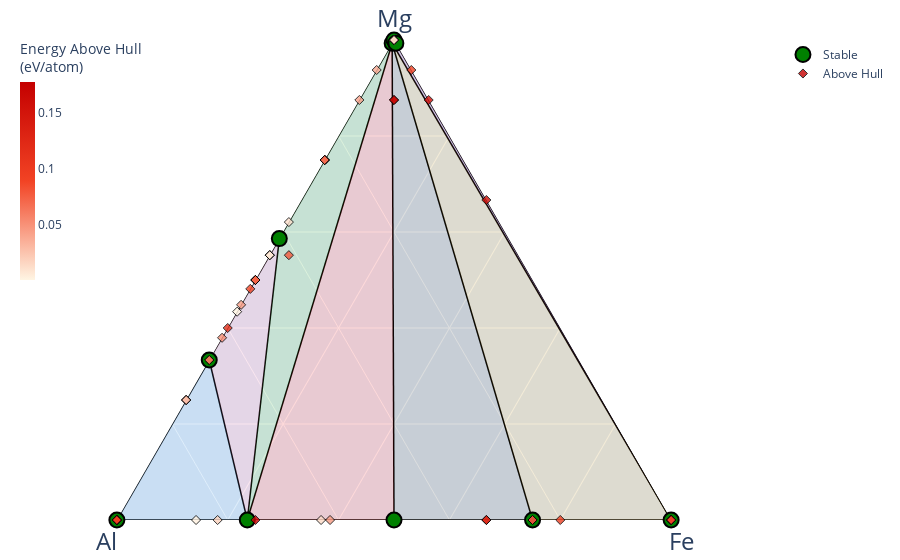

This figure's notebook cell:
### Code cell
plotter = PDPlotter_dis(phasediagram=phased, show_unstable=0.2, show_disorder=True, backend='plotly')

plotter.show()

### Figure 1 — Plotly figure (JSON) as saved in the notebook; plotly's stock layout.template omitted (floating-point values rounded to 4 significant figures)
{"data": [{"a": [149, 1, null, 4, 0, null, 17, 149, null, 0, 0, null, 149, 0, null, 149, 0, null, 0, 0, null, 0, 0, null, 0, 149, null, 0, 17, null, 149, 1, null, 0, 149, null, 0, 4, null, 149, 149, null, 4, 17, null, 0, 149, null, 0, 0, null], "b": [1, 0, null, 8, 1, null, 12, 1, null, 1, 39, null, 0, 0, null, 1, 0, null, 1, 0, null, 1, 1, null, 39, 1, null, 39, 12, null, 0, 0, null, 1, 1, null, 39, 8, null, 0, 1, null, 8, 12, null, 1, 1, null, 39, 1, null], "c": [0, 0, null, 0, 0, null, 0, 0, null, 1, 12, null, 1, 1, null, 0, 1, null, 3, 1, null, 1, 3, null, 12, 0, null, 12, 0, null, 1, 0, null, 1, 0, null, 12, 0, null, 1, 0, null, 0, 0, null, 3, 0, null, 12, 0, null], "hoverinfo": "none", "line": {"color": "black", "width": 1.5}, "mode": "lines", "showlegend": false, "type": "scatterternary"}, {"a": [0, 0, 4], "b": [1, 39, 8], "c": [0, 12, 0], "fill": "toself", "fillcolor": "#2E91E5", "hovertemplate": "<extra></extra>", "line": {"width": 0}, "mode": "lines", "name": "Al—Al<sub>13</sub>Fe<sub>4</sub>—MgAl<sub>2</sub>", "opacity": 0.15, "showlegend": false, "type": "scatterternary"}, {"a": [0, 17, 4], "b": [39, 12, 8], "c": [12, 0, 0], "fill": "toself", "fillcolor": "#E15F99", "hovertemplate": "<extra></extra>", "line": {"width": 0}, "mode": "lines", "name": "Al<sub>13</sub>Fe<sub>4</sub>—Mg<sub>17</sub>Al<sub>12</sub>—MgAl<sub>2</sub>", "opacity": 0.15, "showlegend": false, "type": "scatterternary"}, {"a": [0, 149, 17], "b": [39, 1, 12], "c": [12, 0, 0], "fill": "toself", "fillcolor": "#1CA71C", "hovertemplate": "<extra></extra>", "line": {"width": 0}, "mode": "lines", "name": "Al<sub>13</sub>Fe<sub>4</sub>—Mg<sub>149</sub>Al—Mg<sub>17</sub>Al<sub>12</sub>", "opacity": 0.15, "showlegend": false, "type": "scatterternary"}, {"a": [0, 0, 149], "b": [39, 1, 1], "c": [12, 1, 0], "fill": "toself", "fillcolor": "#FB0D0D", "hovertemplate": "<extra></extra>", "line": {"width": 0}, "mode": "lines", "name": "Al<sub>13</sub>Fe<sub>4</sub>—AlFe—Mg<sub>149</sub>Al", "opacity": 0.15, "showlegend": false, "type": "scatterternary"}, {"a": [1, 149, 149], "b": [0, 1, 0], "c": [0, 0, 1], "fill": "toself", "fillcolor": "#DA16FF", "hovertemplate": "<extra></extra>", "line": {"width": 0}, "mode": "lines", "name": "Mg—Mg<sub>149</sub>Al—Mg<sub>149</sub>Fe", "opacity": 0.15, "showlegend": false, "type": "scatterternary"}, {"a": [0, 0, 149], "b": [1, 1, 1], "c": [1, 3, 0], "fill": "toself", "fillcolor": "#222A2A", "hovertemplate": "<extra></extra>", "line": {"width": 0}, "mode": "lines", "name": "AlFe—AlFe<sub>3</sub>—Mg<sub>149</sub>Al", "opacity": 0.15, "showlegend": false, "type": "scatterternary"}, {"a": [0, 0, 149], "b": [1, 0, 1], "c": [3, 1, 0], "fill": "toself", "fillcolor": "#B68100", "hovertemplate": "<extra></extra>", "line": {"width": 0}, "mode": "lines", "name": "AlFe<sub>3</sub>—Fe—Mg<sub>149</sub>Al", "opacity": 0.15, "showlegend": false, "type": "scatterternary"}, {"a": [0, 149, 149], "b": [0, 1, 0], "c": [1, 0, 1], "fill": "toself", "fillcolor": "#750D86", "hovertemplate": "<extra></extra>", "line": {"width": 0}, "mode": "lines", "name": "Fe—Mg<sub>149</sub>Al—Mg<sub>149</sub>Fe", "opacity": 0.15, "showlegend": false, "type": "scatterternary"}, {"a": [149, 1, 4, 0, 17, 0, 0, 149, 0, 0], "b": [1, 0, 8, 1, 12, 1, 39, 0, 0, 1], "c": [0, 0, 0, 0, 0, 1, 12, 1, 1, 3], "cliponaxis": false, "hoverinfo": "text", "hoverlabel": {"font": {"size": 14}}, "hovertext": ["Mg<sub>149</sub>Al (mp-1185596-GGA) <br> disorder = True <br> entropy = 0.041 k_B/atom (0.00107 eV/atom at 300K)  <br> -0.027 eV/atom (Stable)", "Mg (mp-1056702-GGA) <br> disorder = False <br> entropy = 0.0 k_B/atom (0.0 eV/atom at 300K)  <br> 0.0 eV/atom (Stable)", "MgAl<sub>2</sub> (mp-1094116-GGA) <br> disorder = False <br> entropy = 0.0 k_B/atom (0.0 eV/atom at 300K)  <br> -0.022 eV/atom (Stable)", "Al (mp-134-GGA) <br> disorder = False <br> entropy = 0.0 k_B/atom (0.0 eV/atom at 300K)  <br> 0.0 eV/atom (Stable)", "Mg<sub>17</sub>Al<sub>12</sub> (mp-2151-GGA) <br> disorder = False <br> entropy = 0.0 k_B/atom (0.0 eV/atom at 300K)  <br> -0.027 eV/atom (Stable)", "AlFe (mp-2658-GGA) <br> disorder = False <br> entropy = 0.0 k_B/atom (0.0 eV/atom at 300K)  <br> -0.327 eV/atom (Stable)", "Al<sub>13</sub>Fe<sub>4</sub> (mp-1202900-GGA) <br> disorder = True <br> entropy = 0.021 k_B/atom (0.00055 eV/atom at 300K)  <br> -0.327 eV/atom (Stable)", "Mg<sub>149</sub>Fe (mp-1185592-GGA) <br> disorder = True <br> entropy = 0.037 k_B/atom (0.00096 eV/atom at 300K)  <br> -0.014 eV/atom (Stable)", "Fe (mp-13-GGA) <br> disorder = False <br> entropy = 0.0 k_B/atom (0.0 eV/atom at 300K)  <br> 0.0 eV/atom (Stable)", "AlFe<sub>3</sub> (mp-1183162-GGA) <br> disorder = True <br> entropy = 0.566 k_B/atom (0.01472 eV/atom at 300K)  <br> -0.199 eV/atom (Stable)"], "marker": {"color": "green", "line": {"color": "black", "width": 2}, "size": 15, "symbol": "circle"}, "mode": "markers", "name": "Stable", "showlegend": true, "type": "scatterternary"}, {"a": [0, 0, 0, 0, 0, 0, 0, 0, 0, 0, 0, 0, 0, 0, 0, 0, 0, 0, 0, 0, 0, 0, 0, 0, 1, 1, 3, 10, 2, 4, 1, 1, 2, 1, 1, 4, 1, 1, 2, 1, 4, 8, 3, 6, 3, 3, 3, 7, 7, 13, 13, 14, 14, 15, 15, 16, 16, 16, 16, 18, 23, 41], "b": [0, 0, 0, 0, 0, 0, 100, 100, 4, 2, 100, 100, 100, 1, 1, 2, 1, 1, 1, 6, 12, 16, 18, 12, 0, 0, 0, 0, 0, 0, 1, 1, 2, 1, 1, 8, 2, 3, 6, 3, 0, 12, 1, 2, 1, 1, 1, 0, 1, 14, 16, 1, 1, 0, 1, 12, 13, 13, 13, 11, 30, 67], "c": [28, 1, 4, 4, 2, 2, 0, 0, 0, 0, 0, 0, 0, 0, 2, 4, 3, 3, 4, 2, 2, 10, 4, 7, 0, 0, 0, 0, 0, 0, 0, 0, 0, 0, 0, 0, 0, 0, 0, 0, 2, 0, 0, 0, 0, 0, 0, 1, 0, 0, 0, 1, 1, 1, 0, 1, 0, 0, 0, 0, 0, 0], "cliponaxis": false, "hoverinfo": "text", "hoverlabel": {"font": {"size": 14}}, "hovertext": ["Fe (mp-1194030-GGA) <br> disorder = False <br> entropy = 0.0 k_B/atom (0.0 eV/atom at 300K)  <br> 0.175 eV/atom (+0.175 eV/atom)", "Fe (mp-150-GGA) <br> disorder = False <br> entropy = 0.0 k_B/atom (0.0 eV/atom at 300K)  <br> 0.148 eV/atom (+0.148 eV/atom)", "Fe (mp-1271198-GGA) <br> disorder = False <br> entropy = 0.0 k_B/atom (0.0 eV/atom at 300K)  <br> 0.055 eV/atom (+0.055 eV/atom)", "Fe (mp-1271068-GGA) <br> disorder = False <br> entropy = 0.0 k_B/atom (0.0 eV/atom at 300K)  <br> 0.017 eV/atom (+0.017 eV/atom)", "Fe (mp-1271128-GGA) <br> disorder = False <br> entropy = 0.0 k_B/atom (0.0 eV/atom at 300K)  <br> 0.099 eV/atom (+0.099 eV/atom)", "Fe (mp-136-GGA) <br> disorder = False <br> entropy = 0.0 k_B/atom (0.0 eV/atom at 300K)  <br> 0.098 eV/atom (+0.098 eV/atom)", "Al (mp-1245129-GGA) <br> disorder = False <br> entropy = 0.0 k_B/atom (0.0 eV/atom at 300K)  <br> 0.095 eV/atom (+0.095 eV/atom)", "Al (mp-1245152-GGA) <br> disorder = False <br> entropy = 0.0 k_B/atom (0.0 eV/atom at 300K)  <br> 0.102 eV/atom (+0.102 eV/atom)", "Al (mp-1183144-GGA) <br> disorder = False <br> entropy = 0.0 k_B/atom (0.0 eV/atom at 300K)  <br> 0.011 eV/atom (+0.011 eV/atom)", "Al (mp-2647008-GGA) <br> disorder = False <br> entropy = 0.0 k_B/atom (0.0 eV/atom at 300K)  <br> 0.032 eV/atom (+0.032 eV/atom)", "Al (mp-1245307-GGA) <br> disorder = False <br> entropy = 0.0 k_B/atom (0.0 eV/atom at 300K)  <br> 0.108 eV/atom (+0.108 eV/atom)", "Al (mp-1244953-GGA) <br> disorder = False <br> entropy = 0.0 k_B/atom (0.0 eV/atom at 300K)  <br> 0.096 eV/atom (+0.096 eV/atom)", "Al (mp-1245067-GGA) <br> disorder = False <br> entropy = 0.0 k_B/atom (0.0 eV/atom at 300K)  <br> 0.114 eV/atom (+0.114 eV/atom)", "Al (mp-998860-GGA) <br> disorder = False <br> entropy = 0.0 k_B/atom (0.0 eV/atom at 300K)  <br> 0.092 eV/atom (+0.092 eV/atom)", "AlFe<sub>2</sub> (mp-985579-GGA) <br> disorder = False <br> entropy = 0.0 k_B/atom (0.0 eV/atom at 300K)  <br> -0.141 eV/atom (+0.1 eV/atom)", "AlFe<sub>2</sub> (mp-31184-GGA) <br> disorder = False <br> entropy = 0.0 k_B/atom (0.0 eV/atom at 300K)  <br> -0.105 eV/atom (+0.137 eV/atom)", "AlFe<sub>3</sub> (mp-2018-GGA) <br> disorder = True <br> entropy = 0.566 k_B/atom (0.01472 eV/atom at 300K)  <br> -0.197 eV/atom (+0.002 eV/atom)", "AlFe<sub>3</sub> (mp-1228919-GGA) <br> disorder = True <br> entropy = 0.566 k_B/atom (0.01472 eV/atom at 300K)  <br> -0.086 eV/atom (+0.113 eV/atom)", "AlFe<sub>4</sub> (mp-1228952-GGA) <br> disorder = True <br> entropy = 0.502 k_B/atom (0.01305 eV/atom at 300K)  <br> -0.063 eV/atom (+0.096 eV/atom)", "Al<sub>3</sub>Fe (mp-984873-GGA) <br> disorder = True <br> entropy = 0.021 k_B/atom (0.00055 eV/atom at 300K)  <br> -0.154 eV/atom (+0.173 eV/atom)", "Al<sub>6</sub>Fe (mp-570001-GGA) <br> disorder = False <br> entropy = 0.0 k_B/atom (0.0 eV/atom at 300K)  <br> -0.196 eV/atom (+0.003 eV/atom)", "Al<sub>8</sub>Fe<sub>5</sub> (mp-1193259-GGA) <br> disorder = True <br> entropy = 0.117 k_B/atom (0.00304 eV/atom at 300K)  <br> -0.28 eV/atom (+0.046 eV/atom)", "Al<sub>9</sub>Fe<sub>2</sub> (mp-1191778-GGA) <br> disorder = False <br> entropy = 0.0 k_B/atom (0.0 eV/atom at 300K)  <br> -0.235 eV/atom (+0.018 eV/atom)", "Al<sub>12</sub>Fe<sub>7</sub> (mp-1214901-GGA) <br> disorder = True <br> entropy = 0.166 k_B/atom (0.00432 eV/atom at 300K)  <br> -0.313 eV/atom (+0.014 eV/atom)", "Mg (mp-110-GGA) <br> disorder = False <br> entropy = 0.0 k_B/atom (0.0 eV/atom at 300K)  <br> 0.026 eV/atom (+0.026 eV/atom)", "Mg (mp-1056351-GGA) <br> disorder = False <br> entropy = 0.0 k_B/atom (0.0 eV/atom at 300K)  <br> 0.029 eV/atom (+0.029 eV/atom)", "Mg (mp-1094122-GGA) <br> disorder = False <br> entropy = 0.0 k_B/atom (0.0 eV/atom at 300K)  <br> 0.003 eV/atom (+0.003 eV/atom)", "Mg (mp-1247180-GGA) <br> disorder = False <br> entropy = 0.0 k_B/atom (0.0 eV/atom at 300K)  <br> 0.177 eV/atom (+0.177 eV/atom)", "Mg (mp-153-GGA) <br> disorder = False <br> entropy = 0.0 k_B/atom (0.0 eV/atom at 300K)  <br> 0.009 eV/atom (+0.009 eV/atom)", "Mg (mp-973364-GGA) <br> disorder = False <br> entropy = 0.0 k_B/atom (0.0 eV/atom at 300K)  <br> 0.013 eV/atom (+0.013 eV/atom)", "MgAl (mp-1039141-GGA) <br> disorder = False <br> entropy = 0.0 k_B/atom (0.0 eV/atom at 300K)  <br> -0.001 eV/atom (+0.025 eV/atom)", "MgAl (mp-1038934-GGA) <br> disorder = False <br> entropy = 0.0 k_B/atom (0.0 eV/atom at 300K)  <br> 0.065 eV/atom (+0.09 eV/atom)", "MgAl (mp-1094987-GGA) <br> disorder = False <br> entropy = 0.0 k_B/atom (0.0 eV/atom at 300K)  <br> 0.029 eV/atom (+0.055 eV/atom)", "MgAl (mp-1039019-GGA) <br> disorder = False <br> entropy = 0.0 k_B/atom (0.0 eV/atom at 300K)  <br> 0.038 eV/atom (+0.064 eV/atom)", "MgAl (mp-1038779-GGA) <br> disorder = False <br> entropy = 0.0 k_B/atom (0.0 eV/atom at 300K)  <br> 0.05 eV/atom (+0.075 eV/atom)", "MgAl<sub>2</sub> (mp-1102064-GGA) <br> disorder = False <br> entropy = 0.0 k_B/atom (0.0 eV/atom at 300K)  <br> 0.02 eV/atom (+0.042 eV/atom)", "MgAl<sub>2</sub> (mp-1222013-GGA) <br> disorder = False <br> entropy = 0.0 k_B/atom (0.0 eV/atom at 300K)  <br> 0.044 eV/atom (+0.066 eV/atom)", "MgAl<sub>3</sub> (mp-1039180-GGA) <br> disorder = False <br> entropy = 0.0 k_B/atom (0.0 eV/atom at 300K)  <br> 0.085 eV/atom (+0.102 eV/atom)", "MgAl<sub>3</sub> (mp-1039119-GGA) <br> disorder = False <br> entropy = 0.0 k_B/atom (0.0 eV/atom at 300K)  <br> 0.018 eV/atom (+0.034 eV/atom)", "MgAl<sub>3</sub> (mp-1038916-GGA) <br> disorder = False <br> entropy = 0.0 k_B/atom (0.0 eV/atom at 300K)  <br> 0.009 eV/atom (+0.025 eV/atom)", "Mg<sub>2</sub>Fe (mp-1094145-GGA) <br> disorder = False <br> entropy = 0.0 k_B/atom (0.0 eV/atom at 300K)  <br> 0.147 eV/atom (+0.157 eV/atom)", "Mg<sub>2</sub>Al<sub>3</sub> (mp-1210739-GGA) <br> disorder = True <br> entropy = 0.195 k_B/atom (0.00507 eV/atom at 300K)  <br> 0.094 eV/atom (+0.117 eV/atom)", "Mg<sub>3</sub>Al (mp-1016233-GGA) <br> disorder = True <br> entropy = 0.524 k_B/atom (0.01362 eV/atom at 300K)  <br> 0.028 eV/atom (+0.055 eV/atom)", "Mg<sub>3</sub>Al (mp-1094970-GGA) <br> disorder = True <br> entropy = 0.524 k_B/atom (0.01362 eV/atom at 300K)  <br> 0.007 eV/atom (+0.034 eV/atom)", "Mg<sub>3</sub>Al (mp-978271-GGA) <br> disorder = True <br> entropy = 0.524 k_B/atom (0.01362 eV/atom at 300K)  <br> -0.001 eV/atom (+0.026 eV/atom)", "Mg<sub>3</sub>Al (mp-1094961-GGA) <br> disorder = True <br> entropy = 0.524 k_B/atom (0.01362 eV/atom at 300K)  <br> 0.017 eV/atom (+0.044 eV/atom)", "Mg<sub>3</sub>Al (mp-1094666-GGA) <br> disorder = True <br> entropy = 0.524 k_B/atom (0.01362 eV/atom at 300K)  <br> 0.048 eV/atom (+0.075 eV/atom)", "Mg<sub>7</sub>Fe (mp-1016317-GGA) <br> disorder = True <br> entropy = 0.12 k_B/atom (0.00312 eV/atom at 300K)  <br> 0.147 eV/atom (+0.16 eV/atom)", "Mg<sub>7</sub>Al (mp-1016271-GGA) <br> disorder = False <br> entropy = 0.0 k_B/atom (0.0 eV/atom at 300K)  <br> 0.015 eV/atom (+0.042 eV/atom)", "Mg<sub>13</sub>Al<sub>14</sub> (mp-12766-GGA) <br> disorder = False <br> entropy = 0.0 k_B/atom (0.0 eV/atom at 300K)  <br> 0.064 eV/atom (+0.089 eV/atom)", "Mg<sub>13</sub>Al<sub>16</sub> (mp-1194114-GGA) <br> disorder = False <br> entropy = 0.0 k_B/atom (0.0 eV/atom at 300K)  <br> 0.02 eV/atom (+0.044 eV/atom)", "Mg<sub>14</sub>AlFe (mp-1028207-GGA) <br> disorder = True <br> entropy = 0.189 k_B/atom (0.00491 eV/atom at 300K)  <br> 0.107 eV/atom (+0.168 eV/atom)", "Mg<sub>14</sub>AlFe (mp-1028219-GGA) <br> disorder = True <br> entropy = 0.189 k_B/atom (0.00491 eV/atom at 300K)  <br> 0.11 eV/atom (+0.172 eV/atom)", "Mg<sub>15</sub>Fe (mp-1023632-GGA) <br> disorder = True <br> entropy = 0.229 k_B/atom (0.00595 eV/atom at 300K)  <br> 0.079 eV/atom (+0.093 eV/atom)", "Mg<sub>15</sub>Al (mp-1023506-GGA) <br> disorder = True <br> entropy = 0.23 k_B/atom (0.00598 eV/atom at 300K)  <br> 0.011 eV/atom (+0.039 eV/atom)", "Mg<sub>16</sub>Al<sub>12</sub>Fe (mp-1185661-GGA) <br> disorder = True <br> entropy = 0.137 k_B/atom (0.00356 eV/atom at 300K)  <br> 0.009 eV/atom (+0.079 eV/atom)", "Mg<sub>16</sub>Al<sub>13</sub> (mp-1094683-GGA) <br> disorder = False <br> entropy = 0.0 k_B/atom (0.0 eV/atom at 300K)  <br> -0.016 eV/atom (+0.01 eV/atom)", "Mg<sub>16</sub>Al<sub>13</sub> (mp-1094685-GGA) <br> disorder = False <br> entropy = 0.0 k_B/atom (0.0 eV/atom at 300K)  <br> -0.022 eV/atom (+0.004 eV/atom)", "Mg<sub>16</sub>Al<sub>13</sub> (mp-1094692-GGA) <br> disorder = False <br> entropy = 0.0 k_B/atom (0.0 eV/atom at 300K)  <br> -0.019 eV/atom (+0.008 eV/atom)", "Mg<sub>18</sub>Al<sub>11</sub> (mp-1094700-GGA) <br> disorder = True <br> entropy = 0.15 k_B/atom (0.0039 eV/atom at 300K)  <br> -0.015 eV/atom (+0.012 eV/atom)", "Mg<sub>23</sub>Al<sub>30</sub> (mp-17659-GGA) <br> disorder = False <br> entropy = 0.0 k_B/atom (0.0 eV/atom at 300K)  <br> -0.023 eV/atom (+0.001 eV/atom)", "Mg<sub>41</sub>Al<sub>67</sub> (mp-568106-GGA) <br> disorder = True <br> entropy = 0.214 k_B/atom (0.00556 eV/atom at 300K)  <br> 0.029 eV/atom (+0.052 eV/atom)"], "marker": {"color": [0.175, 0.148, 0.055, 0.017, 0.099, 0.098, 0.095, 0.102, 0.011, 0.032, 0.108, 0.096, 0.114, 0.092, 0.1, 0.137, 0.002, 0.113, 0.096, 0.173, 0.003, 0.046, 0.018, 0.014, 0.026, 0.029, 0.003, 0.177, 0.009, 0.013, 0.025, 0.09, 0.055, 0.064, 0.075, 0.042, 0.066, 0.102, 0.034, 0.025, 0.157, 0.117, 0.055, 0.034, 0.026, 0.044, 0.075, 0.16, 0.042, 0.089, 0.044, 0.168, 0.172, 0.093, 0.039, 0.079, 0.01, 0.004, 0.008, 0.012, 0.001, 0.052], "colorbar": {"len": 0.5, "thickness": 0.02, "thicknessmode": "fraction", "title": {"text": "Energy Above Hull<br>(eV/atom)"}, "x": 0, "xpad": 0, "y": 1, "yanchor": "top", "ypad": 0}, "colorscale": [[0, "#fff5e3"], [0.5, "#f24324"], [1, "#c40000"]], "line": {"color": "black", "width": 1}, "opacity": 0.8, "size": 7, "symbol": "diamond"}, "mode": "markers", "name": "Above Hull", "showlegend": true, "type": "scatterternary"}], "layout": {"autosize": true, "coloraxis": {"colorbar": {"x": 1, "y": 0.05, "yanchor": "top"}}, "margin": {"b": 40, "l": 20, "r": 20, "t": 40}, "paper_bgcolor": "rgba(0, 0, 0, 0)", "plot_bgcolor": "rgba(0, 0, 0, 0)", "showlegend": true, "ternary": {"aaxis": {"layer": "below traces", "showgrid": true, "showticklabels": true, "tickfont": {"color": "rgba(0, 0, 0, 0)", "size": 7}, "title": {"font": {"size": 24}, "text": "Mg"}}, "baxis": {"layer": "below traces", "min": 0, "showgrid": true, "showticklabels": true, "tickfont": {"color": "rgba(0, 0, 0, 0)", "size": 7}, "title": {"font": {"size": 24}, "text": "Al"}}, "caxis": {"layer": "below traces", "min": 0, "showgrid": true, "showticklabels": true, "tickfont": {"color": "rgba(0, 0, 0, 0)", "size": 7}, "title": {"font": {"size": 24}, "text": "Fe"}}, "sum": 1}}}
